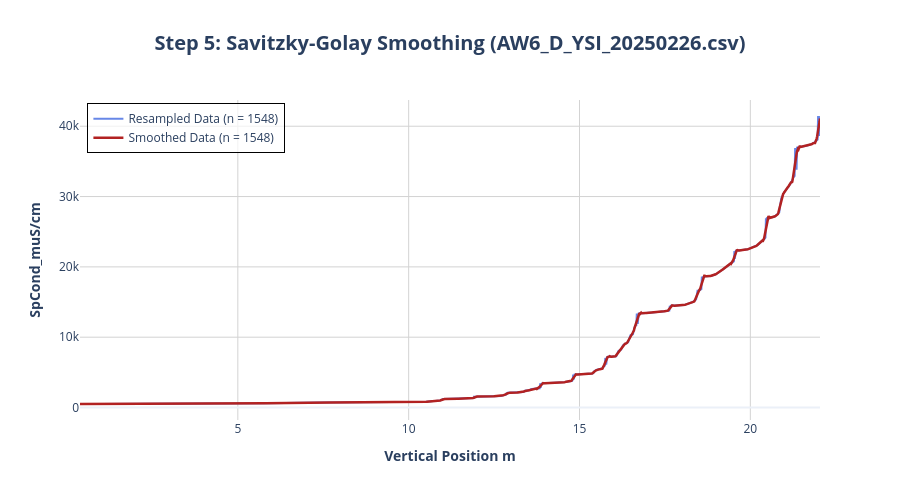

Here is the notebook cell this chart was saved with:
### Markdown cell above
## Step 5 (Optional): Smoothing with Savitzky-Golay Filter

Finally, we can apply a Savitzky-Golay filter to smooth out high-frequency noise in the resampled data, revealing the underlying trend more clearly.

### Code cell
if 'df_resampled' in locals() and depth_col and cond_col:
    # Apply the filter
    df_smoothed = apply_savgol_filter_to_df(
        df_resampled,
        value_col=cond_col,
        window_length=15, # Must be odd, will be adjusted if even
        poly_order=3
    )

    # Plot the comparison
    plot_comparison(
        df_before=df_resampled,
        df_after=df_smoothed,
        name_before='Resampled Data',
        name_after='Smoothed Data',
        depth_col=depth_col,
        cond_col=cond_col,
        title=f'Step 5: Savitzky-Golay Smoothing ({file_name})'
    )
    
    print("\nFinal Processed Data Head:")
    display(df_smoothed.head())

### Figure 1 — Plotly figure (JSON) as saved in the notebook; plotly's stock layout.template omitted (floating-point values rounded to 4 significant figures; data arrays with more than 128 entries replaced by an {"elided": "..."} marker saying what was removed)
{"data": [{"line": {"color": "royalblue", "width": 2}, "mode": "lines", "name": "Resampled Data (n = 1548)", "opacity": 0.8, "type": "scatter", "x": {"elided": "1548 float values"}, "y": {"elided": "1548 float values"}}, {"line": {"color": "firebrick", "width": 2.5}, "mode": "lines", "name": "Smoothed Data (n = 1548)", "type": "scatter", "x": {"elided": "1548 float values"}, "y": {"elided": "1548 float values"}}], "layout": {"height": 500, "legend": {"bgcolor": "rgba(255, 255, 255, 0.7)", "bordercolor": "black", "borderwidth": 1, "x": 0.01, "xanchor": "left", "y": 0.99, "yanchor": "top"}, "title": {"font": {"size": 20}, "text": "<b>Step 5: Savitzky-Golay Smoothing (AW6_D_YSI_20250226.csv)</b>", "x": 0.5}, "xaxis": {"gridcolor": "lightgrey", "title": {"text": "<b>Vertical Position m</b>"}}, "yaxis": {"gridcolor": "lightgrey", "title": {"text": "<b>SpCond_muS/cm</b>"}}}}
